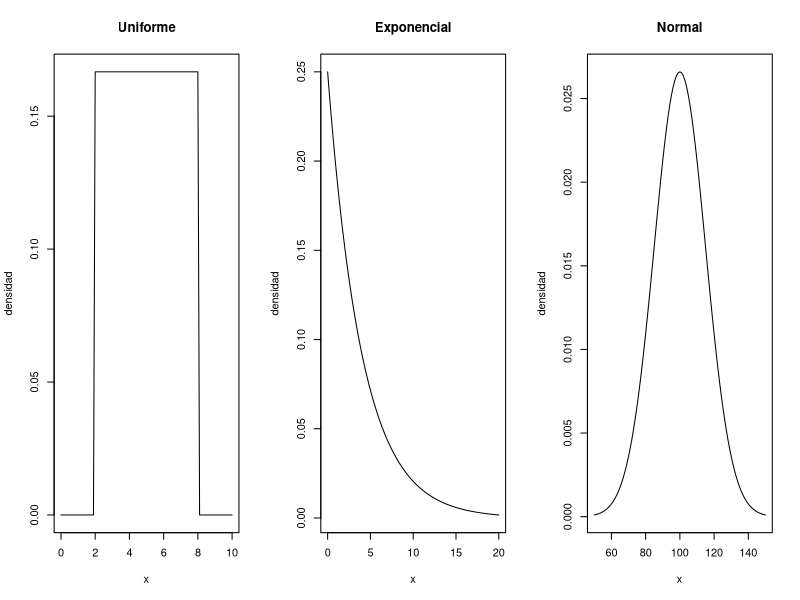

This figure's R source:
## ---- chunk 1
a <- 2; b <- 8
punif(6, a, b) - punif(3, a, b)
(a+b)/2
(b-a)^2/12
## ---- chunk 2
lambda <- 0.25
pexp(6, rate=lambda, lower.tail=FALSE)
pexp(5, rate=lambda) - pexp(2, rate=lambda)
1/lambda
1/lambda^2
## ---- chunk 3
s <- 4; t <- 3
cond <- pexp(s+t, rate=lambda, lower.tail=FALSE) / pexp(s, rate=lambda, lower.tail=FALSE)
directa <- pexp(t, rate=lambda, lower.tail=FALSE)
c(condicional=cond, directa=directa)
## ---- chunk 4
mu <- 100; sigma <- 15
pnorm(120, mu, sigma)
pnorm(115, mu, sigma) - pnorm(85, mu, sigma)
qnorm(0.95, mu, sigma)
## ---- chunk 5
sapply(1:3, function(k) pnorm(k)-pnorm(-k))
## ---- chunk 6
set.seed(2026)
u <- runif(50000, 2, 8)
e <- rexp(50000, 0.25)
n <- rnorm(50000, 100, 15)

rbind(
 uniforme=c(media=mean(u), varianza=var(u)),
 exponencial=c(media=mean(e), varianza=var(e)),
 normal=c(media=mean(n), varianza=var(n))
)
## ---- chunk 7
par(mfrow=c(1,3))
curve(dunif(x,2,8), from=0, to=10, ylab='densidad', main='Uniforme')
curve(dexp(x,0.25), from=0, to=20, ylab='densidad', main='Exponencial')
curve(dnorm(x,100,15), from=50, to=150, ylab='densidad', main='Normal')
par(mfrow=c(1,1))
